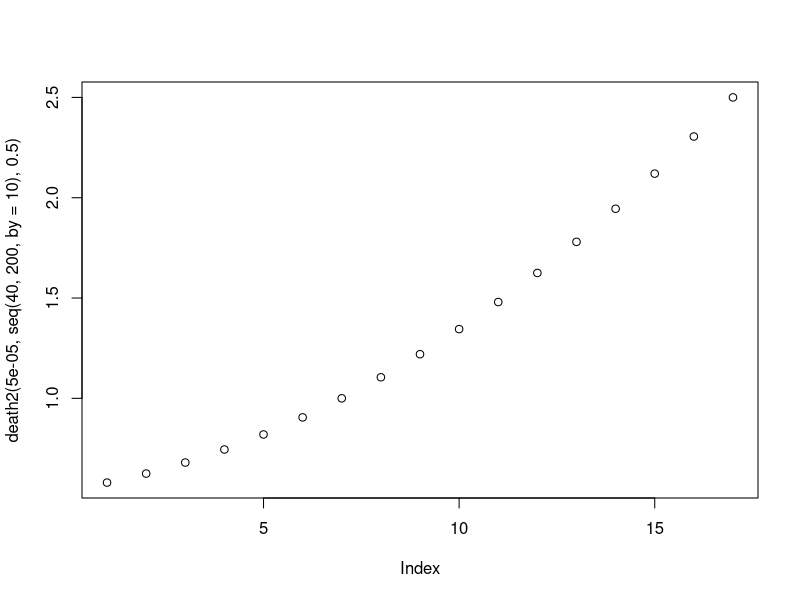
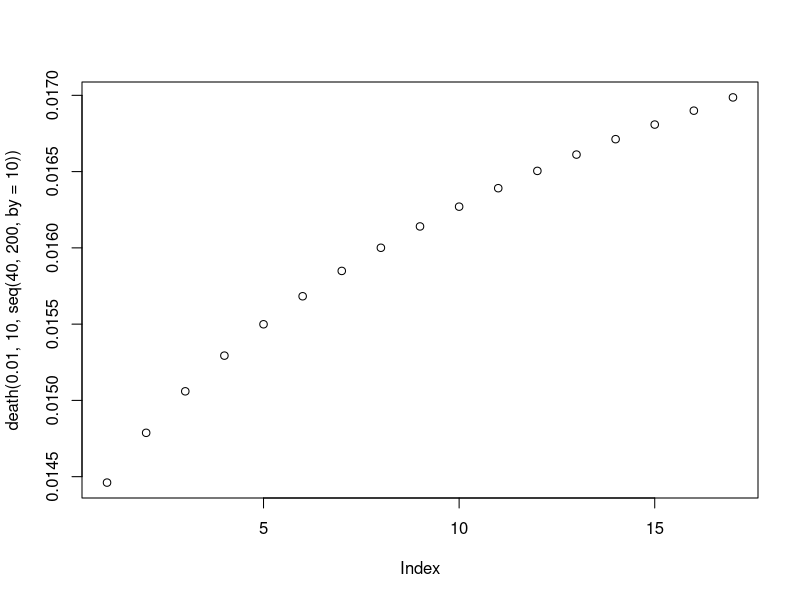
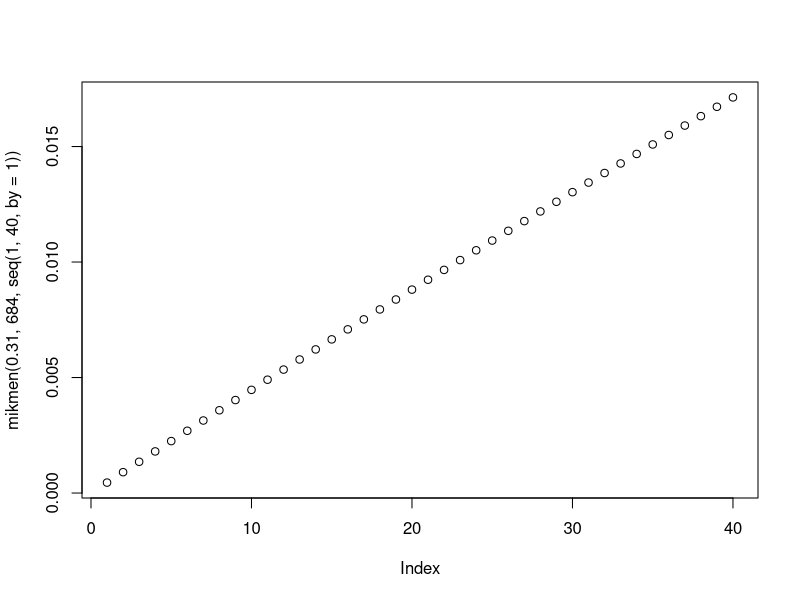

Here is the R script that generated these plots, in order:

## mich men growth
mikmen <- function(a, s, nh4) {
  # nh4 <- seq(0.01, 40, by = 0.1)
  a * nh4 / (s + nh4)
  # plot(nh4, out)
}

#decelerating death function
death <- function(a,b,chl){
  a*chl^(1/b)
}

#accelerating death function
death2 <- function(a, chl,int){
  (a*chl^2)+int
}

par(mfrow = c(1,1));plot(death2(0.00005, seq(40, 200, by = 10), 0.5)) 
par(mfrow = c(1,1));plot(death(0.01, 10, seq(40, 200, by = 10))) 
par(mfrow = c(1,1)); plot(mikmen(.31, 684, seq(1, 40, by = 1)))
